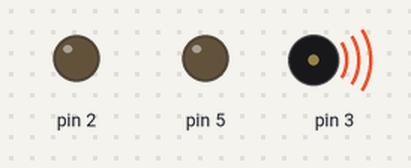
A sketch run on a simulated Arduino Uno, built with avr-gcc and run on an emulated ATmega328P. Parts: output pins drawn as LEDs (lit = HIGH), buzzer (waves = sounding).

Above: at 0.32 s.
At 8.16 s:
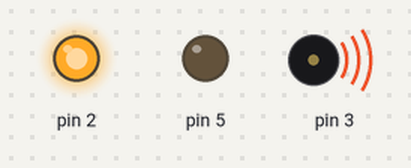
At 18.82 s:
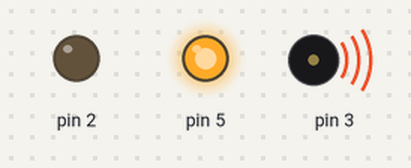
At 39.15 s:
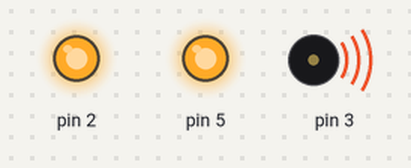
Timing chart, 0 to 40.0 s (numbered marks = the images above):
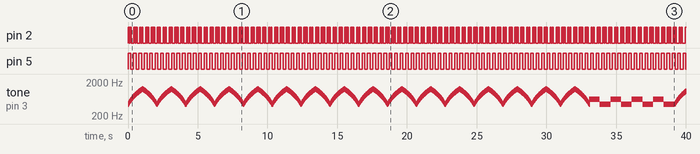

The sketch:

police_with_rtos.ino
```cpp
#include <Arduino_FreeRTOS.h>

int a;

// define tasks
void TaskBlink1( void *pvParameters );
void TaskBlink2( void *pvParameters );
void TaskSiren( void *pvParameters );

// the setup function runs once when you press reset or power the board
void setup() {

  // Now set up two tasks to run independently.
  xTaskCreate(
    TaskBlink1
    ,  (const portCHAR *)"Blink"   // A name just for humans
    ,  128  // Stack size
    ,  NULL
    ,  2  // priority
    ,  NULL );

  xTaskCreate(
    TaskBlink2
    ,  (const portCHAR *)"Blink"   // A name just for humans
    ,  128  // Stack size
    ,  NULL
    ,  2  // priority
    ,  NULL );

  xTaskCreate(
    TaskSiren
    ,  (const portCHAR *)"Siren"   // A name just for humans
    ,  256  // Stack size
    ,  NULL
    ,  2  // priority
    ,  NULL );

  // Now the task scheduler, which takes over control of scheduling individual tasks, is automatically started.
}

void loop()
{
  // Empty. Things are done in Tasks.
}

/*--------------------------------------------------*/
/*---------------------- Tasks ---------------------*/
/*--------------------------------------------------*/

void TaskBlink1(void *pvParameters)
{
  (void) pvParameters;

  pinMode(2, OUTPUT);

  for (;;)
  {
    digitalWrite(2, HIGH);
    vTaskDelay( 100 / portTICK_PERIOD_MS );
    digitalWrite(2, LOW);
    vTaskDelay( 50 / portTICK_PERIOD_MS );
    digitalWrite(2, HIGH);
    vTaskDelay( 100 / portTICK_PERIOD_MS );
    digitalWrite(2, LOW);
    vTaskDelay( 200 / portTICK_PERIOD_MS );
  }
}

void TaskBlink2(void *pvParameters)
{
  (void) pvParameters;

  pinMode(5, OUTPUT);

  for (;;)
  {
    digitalWrite(5, HIGH);
    vTaskDelay( 200 / portTICK_PERIOD_MS );
    digitalWrite(5, LOW);
    vTaskDelay( 200 / portTICK_PERIOD_MS );
  }
}

void TaskSiren(void *pvParameters)
{
  (void) pvParameters;

  //pinMode(3, OUTPUT);

  for(;;)
  {
    while(a < 16) {

      for(int i = 440; i <= 1244; i=i+12) {
        tone(3, i);
        //delay(3);
        vTaskDelay( 1 );
      }
      //1243
      for(int i = 1245; i > 440; i=i-12) {
        tone(3, i);
        //delay(3);
        vTaskDelay( 16 / portTICK_PERIOD_MS );
      }
      a++;
    }

    a = 4;
    while(a > 0) {
      tone(3, 622);
      //delay(765);
      vTaskDelay( 765 / portTICK_PERIOD_MS );
      tone(3, 440);
      //delay(765);
      vTaskDelay( 765 / portTICK_PERIOD_MS );
      a--;
    }
  }
}
```

Measured:
- by itself, pin 2: repeats every 0.42 s: LOW 0.05 s, HIGH 0.09 s, LOW 0.20 s, HIGH 0.09 s
- by itself, pin 5: alternates HIGH for 0.20 s and LOW for 0.20 s
- by itself, tone on pin 3: plays 440 Hz for 0.02 s, 452 Hz for 0.02 s, 464 Hz for 0.02 s, 476 Hz for 0.02 s, 488 Hz for 0.02 s, 500 Hz for 0.02 s … (2237 notes in this stretch)
